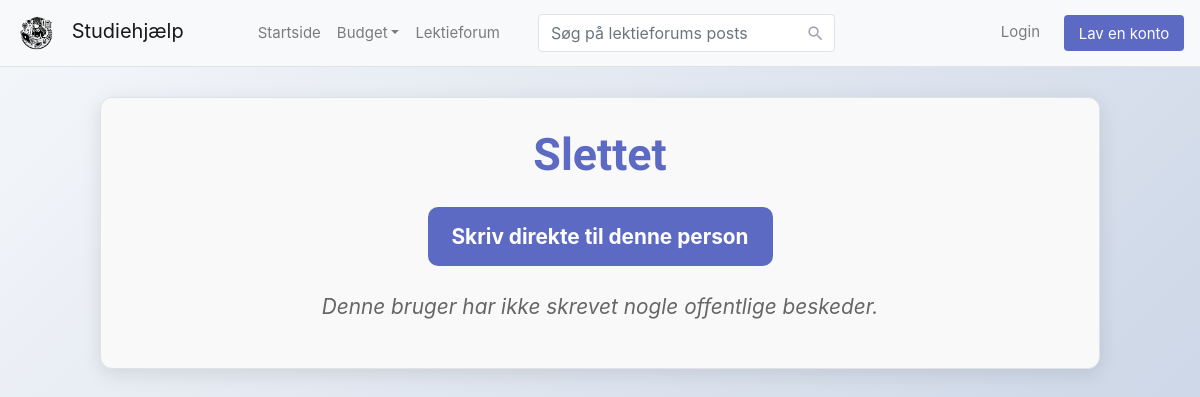
The page /accounts/Slettet on the database as committed earlier.
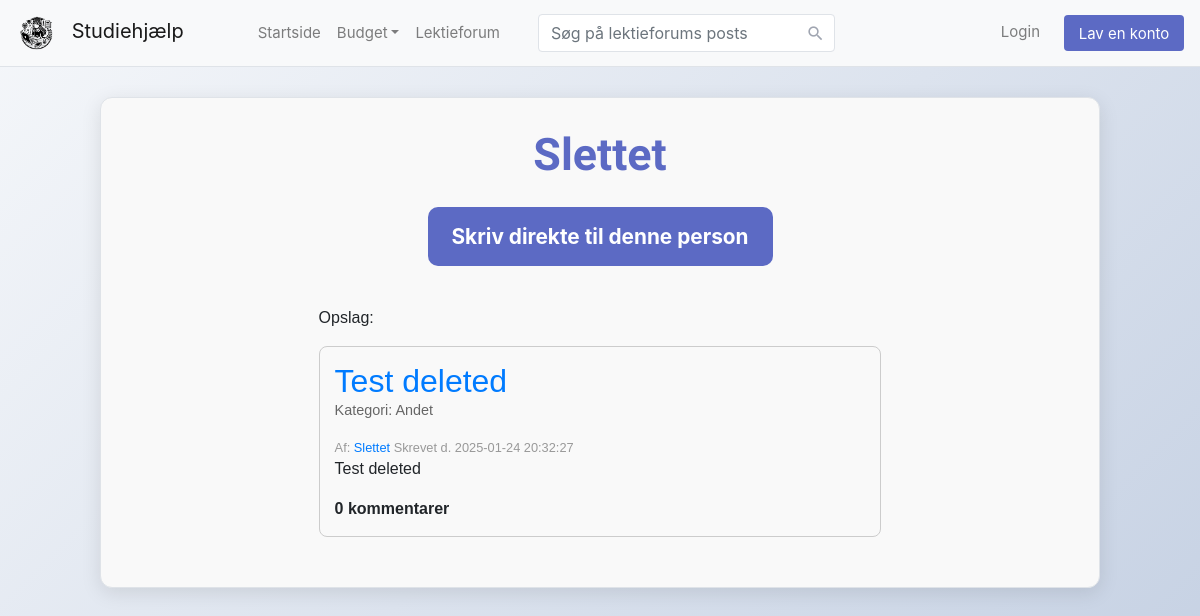
The same page on the database as committed later.
### tables this page shows
CREATE TABLE people (
    id              INTEGER NOT NULL,
    username        TEXT NOT NULL UNIQUE,
    filename        TEXT,
    PRIMARY KEY(id AUTOINCREMENT)
);

CREATE TABLE publicMessages (
    id          INTEGER NOT NULL,
    senderid    INTEGER NOT NULL,
    header      TEXT NOT NULL,
    message     TEXT NOT NULL,
    categoryid  INTEGER NOT NULL,
    date        DATE NOT NULL,
    picturename TEXT,
    PRIMARY KEY(id AUTOINCREMENT),
    FOREIGN KEY(senderid) REFERENCES people(id),
    FOREIGN KEY(categoryid) REFERENCES category(id)
);

CREATE TABLE category (
    id          INTEGER NOT NULL,
    name        TEXT NOT NULL,
    PRIMARY KEY(id AUTOINCREMENT)
);

### app.py (the view)
@app.route("/accounts/<username>")
def account(username: str):
    posts = get_posts(username)
    return render_template("account.html", posts=posts, username=username)

### app.py (called while the page is built)
@app.after_request
def after_request(response):
    response.headers["Cache-Control"] = "no-cache, no-store, must-revalidate"
    response.headers["Expires"] = 0
    response.headers["Pragma"] = "no-cache"
    return response

### helpers.py (called while the page is built)
def get_posts(username: str):
    posts = list()
    conn = sqlite3.connect("database.db")
    conn.row_factory = sqlite3.Row
    cur = conn.cursor()
    rows = cur.execute("""SELECT publicMessages.id AS id, username, header, message, category.name AS category_name, picturename, date, (SELECT COUNT(*) FROM comments WHERE messageid = publicMessages.id) AS comment_count
                            FROM publicMessages JOIN people ON publicMessages.senderid = people.id JOIN category ON publicMessages.categoryid = category.id
                            WHERE people.username = ? ORDER BY date DESC""", (username,))
    for row in rows:
        posts.append(dict(row))
    conn.close()
    return posts

### templates/account.html (shortened to what this page needs)
{% extends "layout.html" %}
{% block body %}
    <div class="profile-container">
        <h1 class="profile-username">{{ username }}</h1>
        <a href="/privatemessages/{{username}}" class="message-btn">
            Skriv direkte til denne person
        </a>
        {% if posts %}
            <div class="posts-section">
                {% include "posts.html" %}
            </div>
        {% else %}
            <p class="no-posts-msg">Denne bruger har ikke skrevet nogle offentlige beskeder.</p>
        {% endif %}
    </div>
{% endblock %}

### templates/posts.html (shortened to what this page needs)
<div class="posts-container">
    <p>Opslag:</p>
    {% for post in posts %}
        <div class="post">
            <div class="post-header">
                <h2><a href="/post/{{ post.id }}">{{ post.header }}</a></h2>
                <p class="category">Kategori: {{ post.category_name }}</p>
            </div>
            <div class="post-meta">
                <span class="username">Af: <a href="{% if post.username != 'Slettet' %}/accounts/{{ post.username }} {% else %}#{% endif %}">{{ post.username }}</a></span>
                <span class="date">Skrevet d. {{ post.date }}</span>
            </div>
            <div class="post-content">
                <p>{{ post.message }}</p>
            </div>
            <div class="post-footer">
                <span class="comments">{{ post.comment_count }} kommentarer</span>
            </div>
        </div>
    {% endfor %}
</div>

Rows that differ between the two databases and show on the page:
added people: username "Slettet"
added publicMessages: header "Test deleted", category_name "Andet", username "Slettet", date "2025-01-24 20:32:27", message "Test deleted", comment_count "0"
Other text that changed with them:
{{ username }}: "Slettet" → (not shown)
text no longer shown: "Denne bruger har ikke skrevet nogle offentlige beskeder."
text now shown: "Opslag:"
